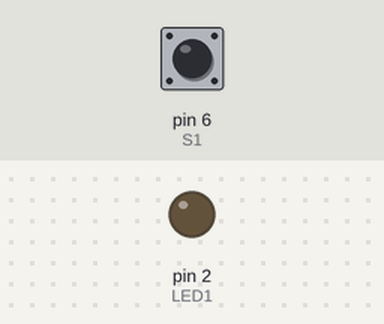
A sketch run on a simulated Arduino Uno, built with avr-gcc and run on an emulated ATmega328P. On the bench: output pins drawn as LEDs (lit = HIGH). Dashed ring = blinking. The inputs (shaded band) are chosen by the test bench; at power-on: pin 6 (S1) HIGH.

Above: at 1.2 s.
1.3 s: pin 6 (S1) pulled LOW for 1 s
At 1.42 s:
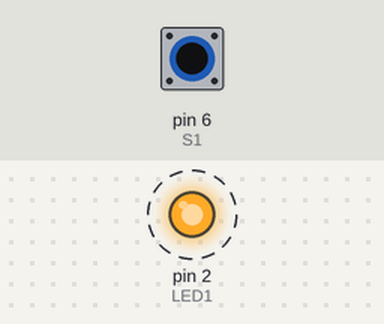
3.8 s: pin 6 (S1) pulled LOW for 3.2 s
At 7.8 s:
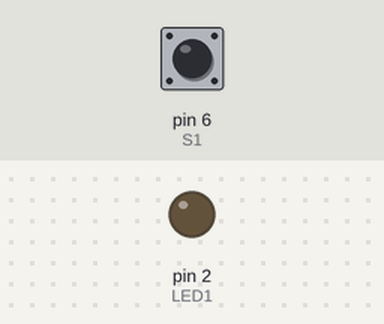
Timing chart, 0 to 9.3 s (numbered marks = the images above; inputs shaded):
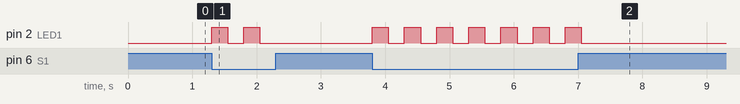

Measured:
- after the input at 1.3 s, pin 2 (LED1): alternates HIGH for 0.25 s and LOW for 0.25 s, 4 changes in all, then stays LOW, starting at once
- after the input at 3.8 s, pin 2 (LED1): alternates HIGH for 0.25 s and LOW for 0.25 s, 14 changes in all, then stays LOW, starting at once

The sketch:

Midterm_Program_2.ino
```cpp
/*  Title: Midterm Program #2
 *  Purpose: Flash an LED while a switch is pressed
 *  Author: Andy Davis
 *  Date: 5/8/2021
 *  LED1 connected to D2
 *  S1 connected to D6
 */

#include "Stemtera_io.h"

void setup() {
  pinMode(LED1,OUTPUT);
  pinMode(S1, INPUT_PULLUP);
}

void loop() {
  while(!digitalRead(S1)){
    flashLED(LED1, 250, 0);
  }
  digitalWrite(LED1, LOW);
}
```

Stemtera_io.h
```cpp
/*  Header file for the Stemtera IOs
 *  This is to be used with the helper board provided by Prof. Thoen
 */

//LEDs
const int LED1 = 2;
const int LED2 = 3;
const int LED3 = 4;
const int LED4 = 5;

//Push buttons
const int S1 = 6;
const int S2 = 7;
const int S3 = 8;
const int S4 = 9;

//Slide Switches
const int S5 = 10;
const int S6 = 11;

//Speaker
const int SPKR = 12;

//Neopixel Strip
const int NEO = 13;

//Potentiometers - Variable Resistors
const int VR1 = A0;
const int VR2 = A1;

//LDR
const int LDR1 = A2;

//Buzzer
const int BZ1 = A3;

//Debounce function
void debounce(int swtch){
  while(digitalRead(swtch))
  delay(25);
  while(!digitalRead(swtch))
  delay(50);
}

//Flash LED function
void flashLED(int led, int rate, int times){
  if(times == 0){
    digitalWrite(led, !digitalRead(led));
    delay(rate);
    digitalWrite(led, !digitalRead(led));
    delay(rate);
  }
  else{
    for(int i = 0; i < times; i++){
    digitalWrite(led, !digitalRead(led));
    delay(rate);
    digitalWrite(led, !digitalRead(led));
    delay(rate);
    }
  }
}
```
